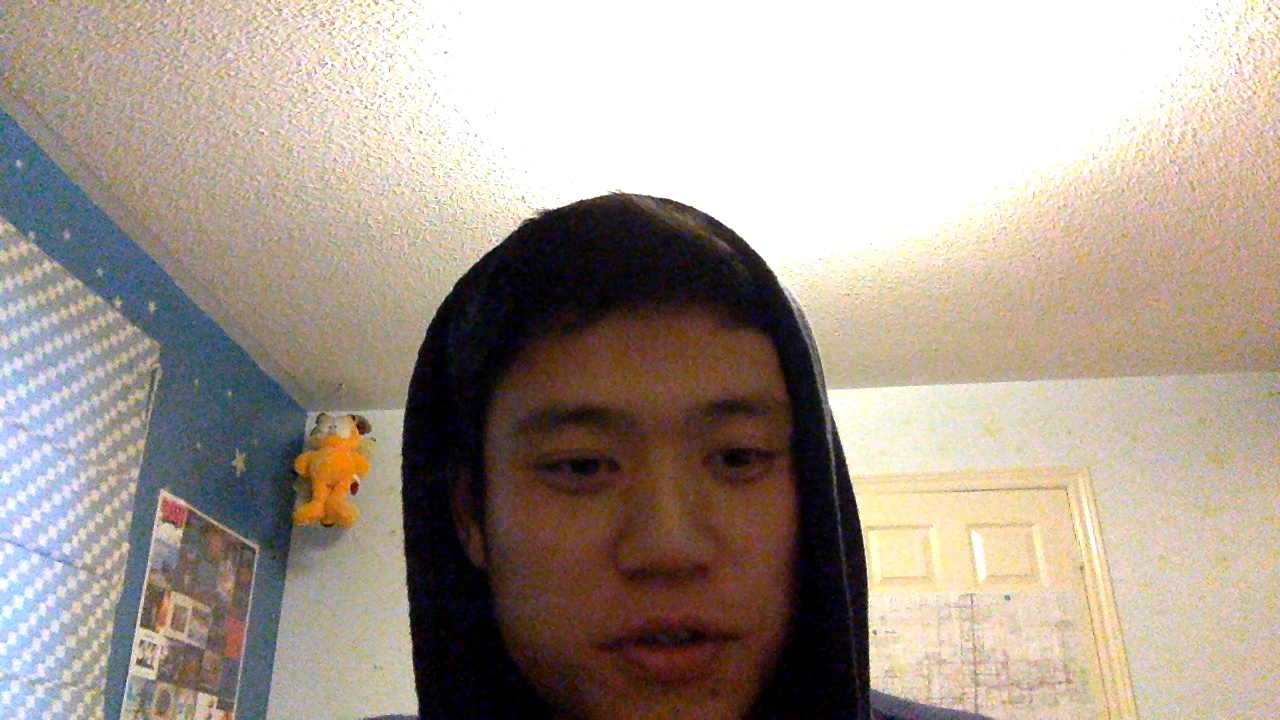
#> input picture experimental/retinex/data/retinex_without_00.jpg, 1280 x 720 px, given in place of the camera
$ python retinex.py
#> lines starting #> are read from the running program, lines starting #| are printed output that depends on the picture
import numpy as np
import colorcorrect.algorithm as cca
from colorcorrect.util import from_pil, to_pil
import cv2
import scipy
import scipy.ndimage
import time

def apply_retinex(frame, luminance_weighting):

    # Convert the frame to LUV
    luv_frame = cv2.cvtColor(frame, cv2.COLOR_BGR2LUV)

    # Take ONLY the L channel and apply retinex on it
    luv_channel = luv_frame[:,:,0]

    # Find luminance and reflectance
    luminance = scipy.ndimage.filters.gaussian_filter(luv_channel, 4)
    log_luminance = np.log1p(luminance)
    log_reflectance = np.log1p(luv_channel) - log_luminance
    transformed = np.exp(log_reflectance + luminance_weighting * log_luminance)

    transformed = np.nan_to_num(transformed)
    transformed = transformed.astype(float) / transformed.max() * 255
    luv_channel_fixed = transformed.astype(np.uint8)

    # Reconstruct the LUV, convert back to BGR
    luv_frame[:,:,0] = luv_channel_fixed
    new_frame = cv2.cvtColor(luv_frame, cv2.COLOR_LUV2BGR)

    return new_frame

cap = cv2.VideoCapture(1)

while(True):
    # Capture frame-by-frame
    ret, frame = cap.read()
#> frame is the input picture: shape (720, 1280, 3); mean B, G, R 145.7, 156.5, 168.5
    frame = cv2.resize(frame, (320, 240))
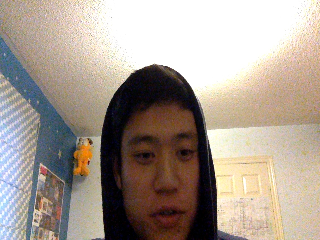
#> frame: shape (240, 320, 3); mean B, G, R 146, 156.7, 168.8
    new_frame = apply_retinex(frame, 0.5)
#> in apply_retinex, `luv_frame = cv2.cvtColor(frame, cv2.COLOR_BGR2LUV)`: luv_frame: shape (240, 320, 3); mean of channels 0, 1, 2 162.8, 102.3, 145
#> in apply_retinex, `luv_channel = luv_frame[:,:,0]`:
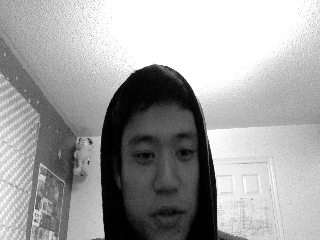
#> luv_channel: shape (240, 320); min 0, max 255, mean 162.8
#> in apply_retinex, `luminance = scipy.ndimage.filters.gaussian_filter(luv_channel, 4)`:
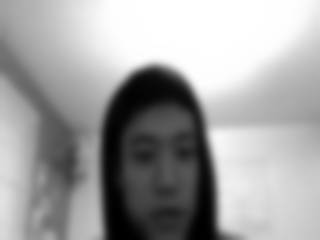
#> luminance: shape (240, 320); min 0, max 255, mean 161.8
#> in apply_retinex, `log_luminance = np.log1p(luminance)`:
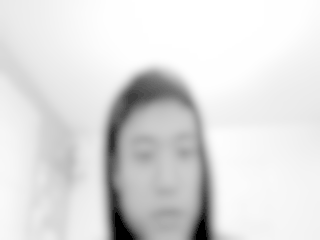
#> log_luminance: shape (240, 320) float16; min 0, max 5.55, mean 4.84; drawn with min black and max white
#> in apply_retinex, `log_reflectance = np.log1p(luv_channel) - log_luminance`:
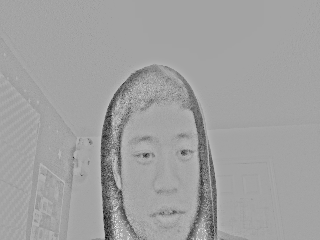
#> log_reflectance: shape (240, 320) float16; min -4.32, max 2.4, mean -0.0776; drawn with min black and max white
#> in apply_retinex, `transformed = np.exp(log_reflectance + luminance_weighting * log_lumin..`:
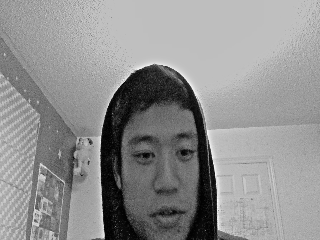
#> transformed: shape (240, 320) float16; min 0.116, max 21.34, mean 12.2; drawn with min black and max white
#> in apply_retinex, `luv_frame[:,:,0] = luv_channel_fixed`: luv_frame: shape (240, 320, 3); mean of channels 0, 1, 2 144.8, 102.3, 145
#> in apply_retinex, `new_frame = cv2.cvtColor(luv_frame, cv2.COLOR_LUV2BGR)`:
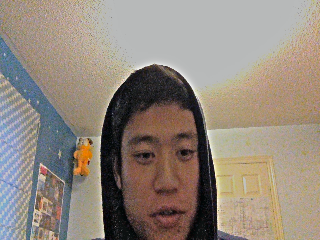
#> new_frame: shape (240, 320, 3); mean B, G, R 125.2, 136.1, 147.2

    # Display the resulting frame
    cv2.imshow('frame',new_frame)
    cv2.imshow('frame_without',frame)

    k = cv2.waitKey(1) & 0xFF
#> (key q is pressed here)

    if k == ord('q'):
        break
    elif k == ord('s'):
        cv2.imwrite('retinex_with.jpg', new_frame)
        cv2.imwrite('retinex_without.jpg', frame)

# When everything done, release the capture
cap.release()
cv2.destroyAllWindows()

$ run again, on experimental/retinex/data/retinex_without_01.jpg
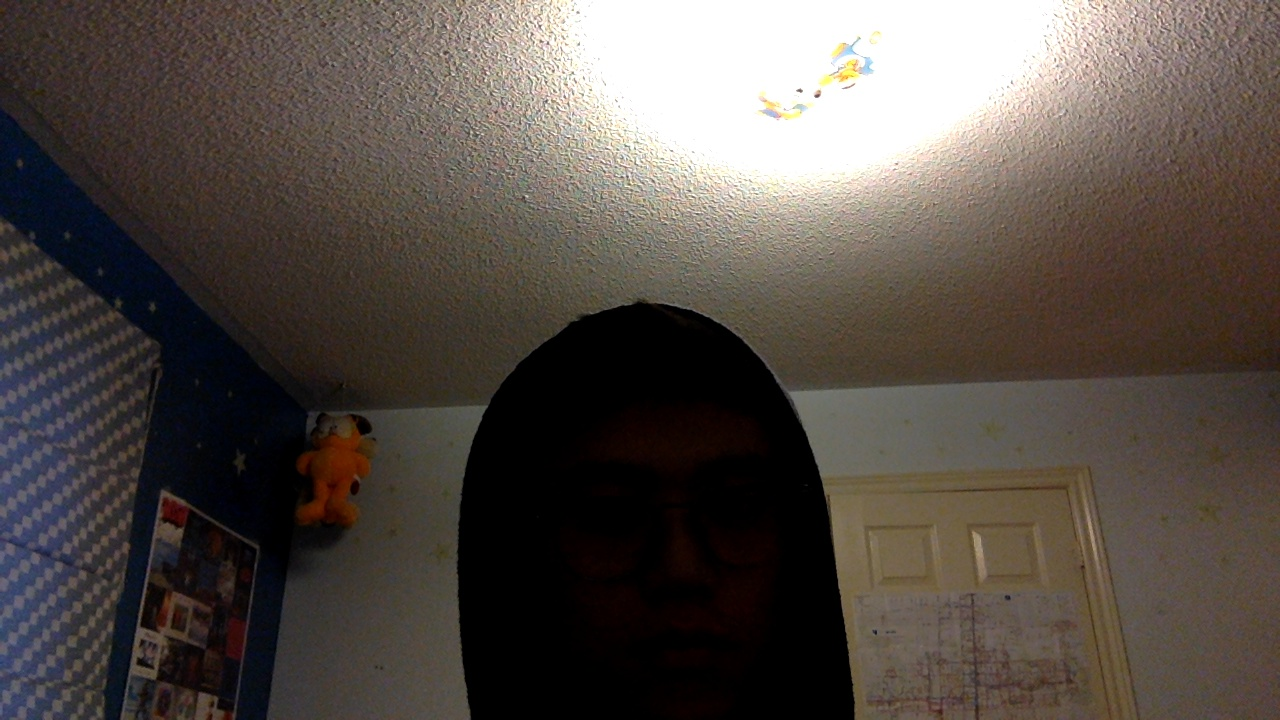
#> input picture experimental/retinex/data/retinex_without_01.jpg, 1280 x 720 px, given in place of the camera
#> frame is the input picture: shape (720, 1280, 3); mean B, G, R 71.9, 77.7, 85.7
#> frame: shape (240, 320, 3)
#> in apply_retinex, `log_reflectance = np.log1p(luv_channel) - log_luminance`:
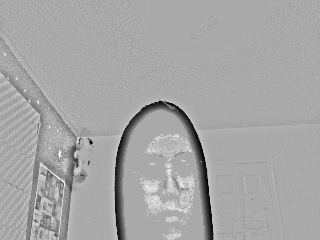
#> log_reflectance: shape (240, 320) float16; min -3.99, max 2.01, mean -0.0737; drawn with min black and max white
#> in apply_retinex, `new_frame = cv2.cvtColor(luv_frame, cv2.COLOR_LUV2BGR)`:
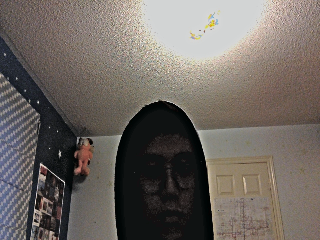
#> new_frame: shape (240, 320, 3); mean B, G, R 97.9, 103.6, 110.6

$ run again, on experimental/retinex/data/retinex_without_03.jpg
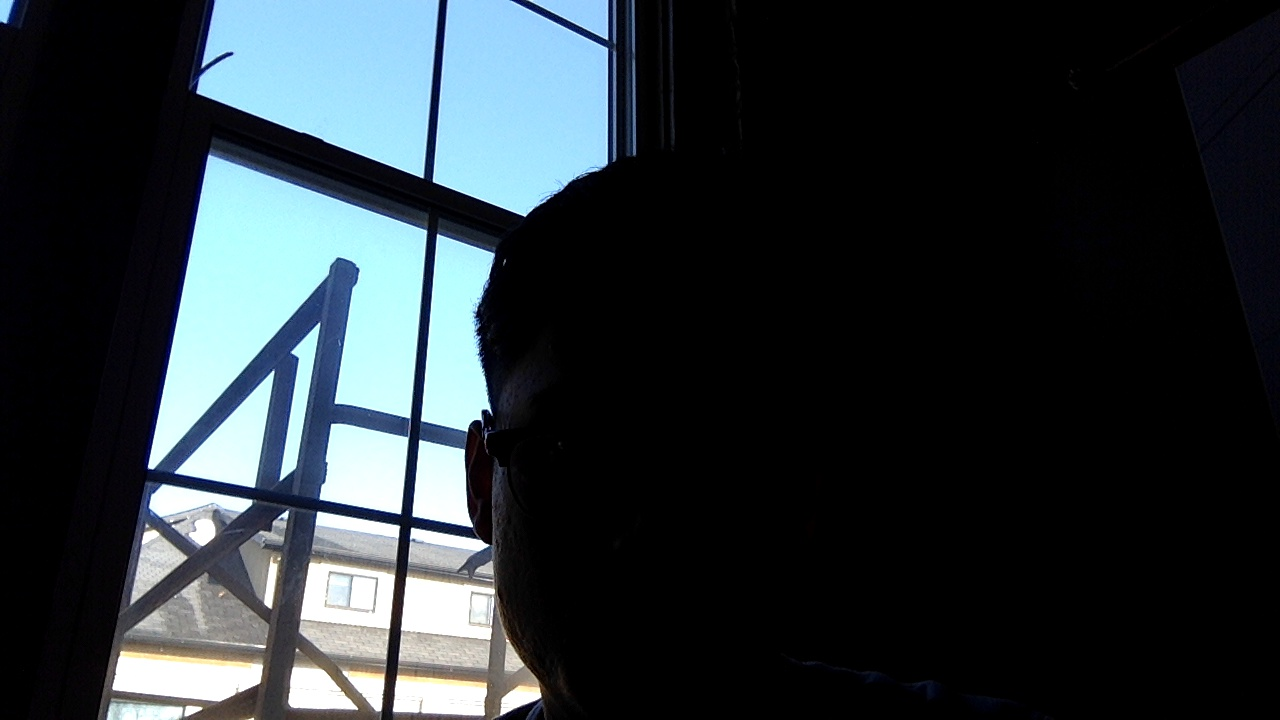
#> input picture experimental/retinex/data/retinex_without_03.jpg, 1280 x 720 px, given in place of the camera
#> frame is the input picture: shape (720, 1280, 3); mean B, G, R 56.7, 52, 43.3
#> frame: shape (240, 320, 3)
#> in apply_retinex, `log_reflectance = np.log1p(luv_channel) - log_luminance`:
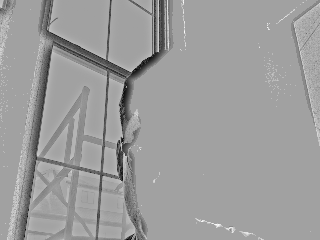
#> log_reflectance: shape (240, 320) float16; min -4.66, max 2.71, mean -0.136; drawn with min black and max white
#> in apply_retinex, `new_frame = cv2.cvtColor(luv_frame, cv2.COLOR_LUV2BGR)`:
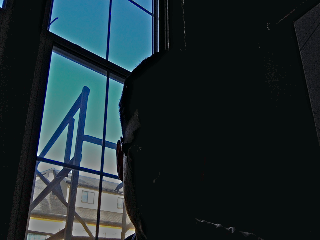
#> new_frame: shape (240, 320, 3); mean B, G, R 45.9, 41.6, 27
